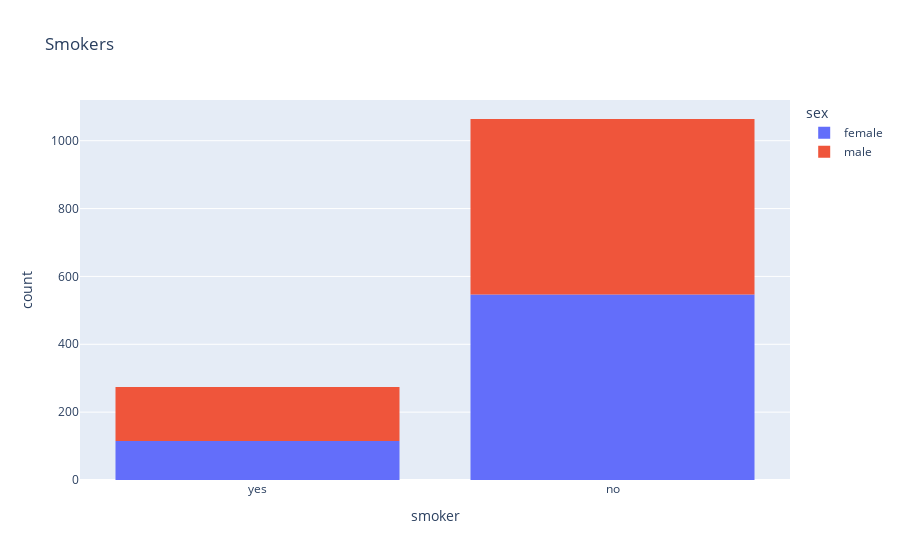

This figure's notebook cell:
### Code cell
px.histogram(medical_df, x='smoker', color = 'sex', title='Smokers')

### Figure 1 — Plotly figure (JSON) as saved in the notebook; plotly's stock layout.template omitted (floating-point values rounded to 4 significant figures; data arrays with more than 128 entries replaced by an {"elided": "..."} marker saying what was removed)
{"data": [{"bingroup": "x", "hovertemplate": "sex=female<br>smoker=%{x}<br>count=%{y}<extra></extra>", "legendgroup": "female", "marker": {"color": "#636efa", "pattern": {"shape": ""}}, "name": "female", "orientation": "v", "showlegend": true, "type": "histogram", "x": {"elided": "662 str values"}, "xaxis": "x", "yaxis": "y"}, {"bingroup": "x", "hovertemplate": "sex=male<br>smoker=%{x}<br>count=%{y}<extra></extra>", "legendgroup": "male", "marker": {"color": "#EF553B", "pattern": {"shape": ""}}, "name": "male", "orientation": "v", "showlegend": true, "type": "histogram", "x": {"elided": "676 str values"}, "xaxis": "x", "yaxis": "y"}], "layout": {"barmode": "relative", "legend": {"title": {"text": "sex"}, "tracegroupgap": 0}, "title": {"text": "Smokers"}, "xaxis": {"anchor": "y", "domain": [0, 1], "title": {"text": "smoker"}}, "yaxis": {"anchor": "x", "domain": [0, 1], "title": {"text": "count"}}}}
